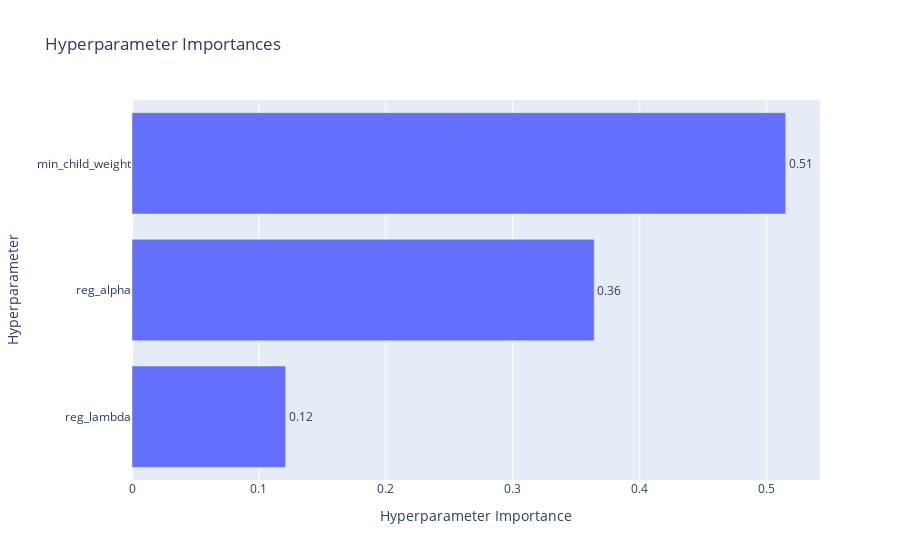

Notebook code cell kept with this figure:
### Code cell
vis.plot_param_importances(study)

### Figure 1 — Plotly figure (JSON) as saved in the notebook; plotly's stock layout.template omitted (floating-point values rounded to 4 significant figures)
{"data": [{"cliponaxis": false, "hovertemplate": ["reg_lambda (FloatDistribution): 0.12093591299686339<extra></extra>", "reg_alpha (FloatDistribution): 0.3641086980989395<extra></extra>", "min_child_weight (IntDistribution): 0.5149553889041971<extra></extra>"], "name": "Objective Value", "orientation": "h", "text": ["0.12", "0.36", "0.51"], "textposition": "outside", "type": "bar", "x": [0.1209, 0.3641, 0.515], "y": ["reg_lambda", "reg_alpha", "min_child_weight"]}], "layout": {"title": {"text": "Hyperparameter Importances"}, "xaxis": {"title": {"text": "Hyperparameter Importance"}}, "yaxis": {"title": {"text": "Hyperparameter"}}}}
